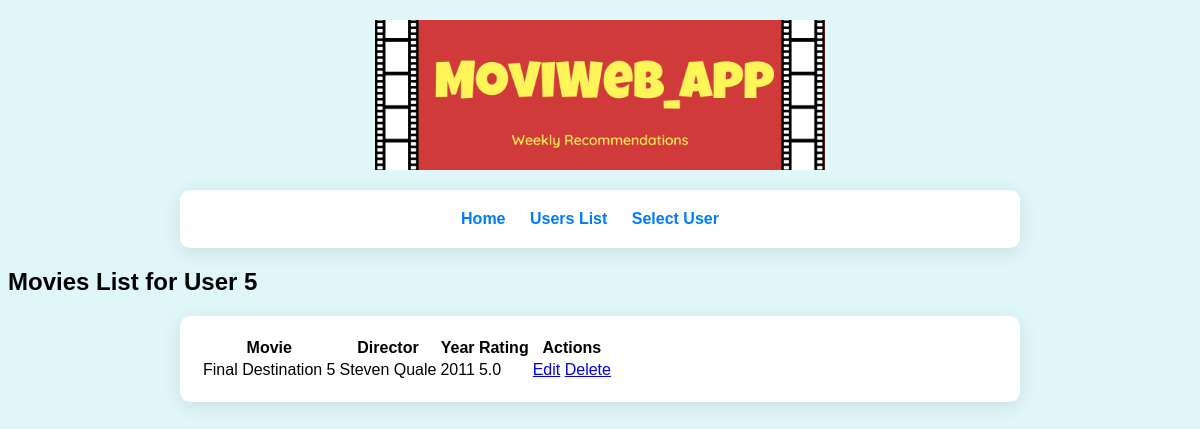
Page /user/5/movies on the committed database.
### modelsDB.py (models this page shows)
class Movie(db.Model):
    id = db.Column(db.Integer, primary_key=True)
    name = db.Column(db.String(100), nullable=False)
    director = db.Column(db.String(100), nullable=False)
    year = db.Column(db.Integer, nullable=False)
    rating = db.Column(db.Float, nullable=False)
    user_id = db.Column(db.Integer, db.ForeignKey('user.id'), nullable=False)

### app.py (the view)
    @app.route('/user/<int:user_id>/movies')
    def user_movies(user_id):
        movies = data_manager.get_user_movies(user_id)
        return render_template('movies.html', movies=movies, user_id=user_id)

### datamanager/sqlite_data_manager.py (called while the page is built)
    def get_user_movies(self, user_id):
        with current_app.app_context():
            user = User.query.get(user_id)
            return user.movies if user else []

### templates/movies.html (shortened to what this page needs)
<!DOCTYPE html>
<html lang="en">
<head>
    <link rel="stylesheet" href="{{ url_for('static', filename='styles.css') }}">
</head>
<body>
<header>
    <img src="{{ url_for('static', filename='header_logo.png') }}" alt="Header Logo" class="header-logo">
</header>
    <div class="nav-container">
            <nav>
                <ul class="nav-list">
                    <li><a href="{{ url_for('home') }}">Home</a></li>
                    <li><a href="{{ url_for('list_users') }}">Users List</a></li>
                    <li><a href="{{ url_for('select_user') }}">Select User</a></li>
                </ul>
            </nav>
        </div>
    <h2>Movies List for User {{ user_id }}</h2>
<div class="nav-container">
    <table class="user-table">
        <thead>
            <tr>
                <th>Movie</th>
                <th>Director</th>
                <th>Year</th>
                <th>Rating</th>
                <th>Actions</th>
            </tr>
        </thead>
        <tbody>
            {% for movie in movies %}
                <tr>
                    <td>{{ movie.name }}</td>
                    <td>{{ movie.director }}</td>
                    <td>{{ movie.year }}</td>
                    <td>{{ movie.rating }}</td>
                    <td>
                        <a href="{{ url_for('update_movie', user_id=user_id, movie_id=movie.id) }}">Edit</a>
                        <a href="{{ url_for('delete_movie', user_id=user_id, movie_id=movie.id) }}">Delete</a>
                    </td>
                </tr>
            {% endfor %}
        </tbody>
    </table>
</div>
</body>
</html>

### static/styles.css (style rules this page uses)
body { font-family: Arial, sans-serif; background-color: #e0f7fa; }
header { text-align: center; margin: 20px 0; }
.header-logo { max-width: 450px; height: auto; display: block; margin: 0 auto; }
.nav-container { background-color: #fff; padding: 20px; border-radius: 10px; box-shadow: 0 4px 20px rgba(0, 0, 0, 0.1); max-width: 800px; margin: 0 auto; transition: transform 0.3s; }
.nav-list { list-style-type: none; padding: 0; margin: 0; text-align: center; }
.nav-list li { display: inline; margin-right: 20px; }
.nav-list li a { text-decoration: none; color: #007BFF; font-weight: bold; }

### rows in the picture
Movie: name "Final Destination 5", director "Steven Quale", year "2011", rating "5.0"

### other values in the picture
{{ user_id }} "5"
